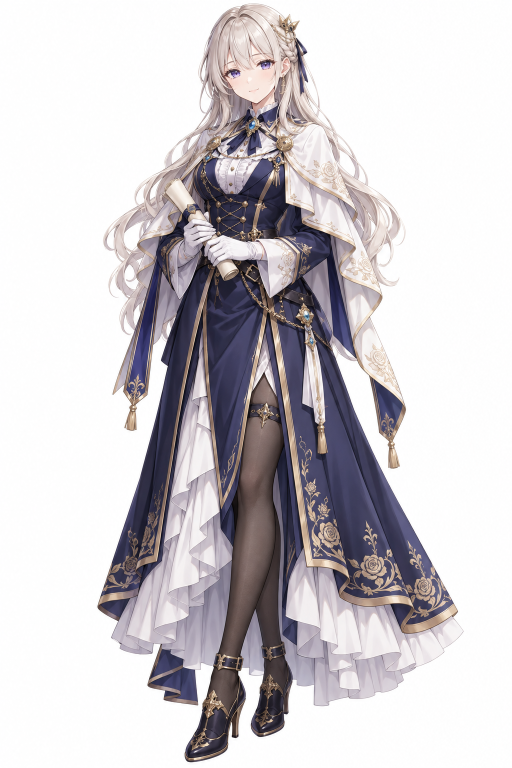
#> input picture assets/teacher/raw/full.png, 1024 x 1536 px (shown at 1/2 size); the run also reads 1 picture not shown here
$ python process_expressions.py
#> lines starting #> are read from the running program, lines starting #| are printed output that depends on the picture
### tools/process_royal_assets.py
#!/usr/bin/env python3
"""课刻 ClassTick · 皇室素材后处理

输入：assets/royal/raw/*.png（gpt-image-2 生成）
输出：
  assets/royal/*.webp  —— 城堡主视觉、羊皮纸、四角花纹、皇冠、蜡封、分隔纹、玫瑰窗
  icons/*.png          —— 应用图标（192/512/maskable/apple/badge/favicon/preview）

用法：python tools/process_royal_assets.py
"""
import os

import numpy as np
from PIL import Image, ImageDraw

HERE = os.path.dirname(os.path.abspath(__file__))
ROOT = os.path.dirname(HERE)
RAW = os.path.join(ROOT, "assets", "royal", "raw")
OUT = os.path.join(ROOT, "assets", "royal")
ICONS = os.path.join(ROOT, "icons")


def load(name):
    return Image.open(os.path.join(RAW, name)).convert("RGBA")


def flood_white_to_alpha(img, thresh=30):
    """从四边和白底连通的区域填充为透明（适合实心物体，如蜡封）。"""
    img = img.copy()
    w, h = img.size
    px = img.load()
    seeds = [(0, 0), (w - 1, 0), (0, h - 1), (w - 1, h - 1),
             (w // 2, 0), (w // 2, h - 1), (0, h // 2), (w - 1, h // 2)]
    for seed in seeds:
        r, g, b, a = px[seed]
        if r > 235 and g > 235 and b > 235:
            ImageDraw.floodfill(img, seed, (0, 0, 0, 0), thresh=thresh)
    return img


# [120 lines left out: functions white_to_alpha, trim, fit, save_webp, corner_variants, make_icons and 1 more, not called in this run]


# [2 lines that do not run on import are left out]

### tools/process_expressions.py
#!/usr/bin/env python3
"""把 Sunburst 生成的表情帧对齐到 full.webp 的画布并输出 WebP。"""
import os
import sys

from PIL import Image

HERE = os.path.dirname(os.path.abspath(__file__))
ROOT = os.path.dirname(HERE)
sys.path.insert(0, HERE)
from process_royal_assets import flood_white_to_alpha  # noqa: E402

RAW = os.path.join(ROOT, "assets", "teacher", "raw")
OUT = os.path.join(ROOT, "assets", "teacher")

full = Image.open(os.path.join(RAW, "full.png")).convert("RGBA")
bbox = flood_white_to_alpha(full, thresh=24).getbbox()
#> the loop in flood_white_to_alpha, `for seed in seeds:` made 8 passes
#> (r, g, b, a) on passes 1 to 8: (253, 253, 255, 255), (0, 0, 0, 0), (0, 0, 0, 0), (0, 0, 0, 0), (0, 0, 0, 0), (0, 0, 0, 0), (0, 0, 0, 0), (0, 0, 0, 0)
#> bbox = (194, 6, 928, 1525)
target = Image.open(os.path.join(OUT, "full.webp")).size
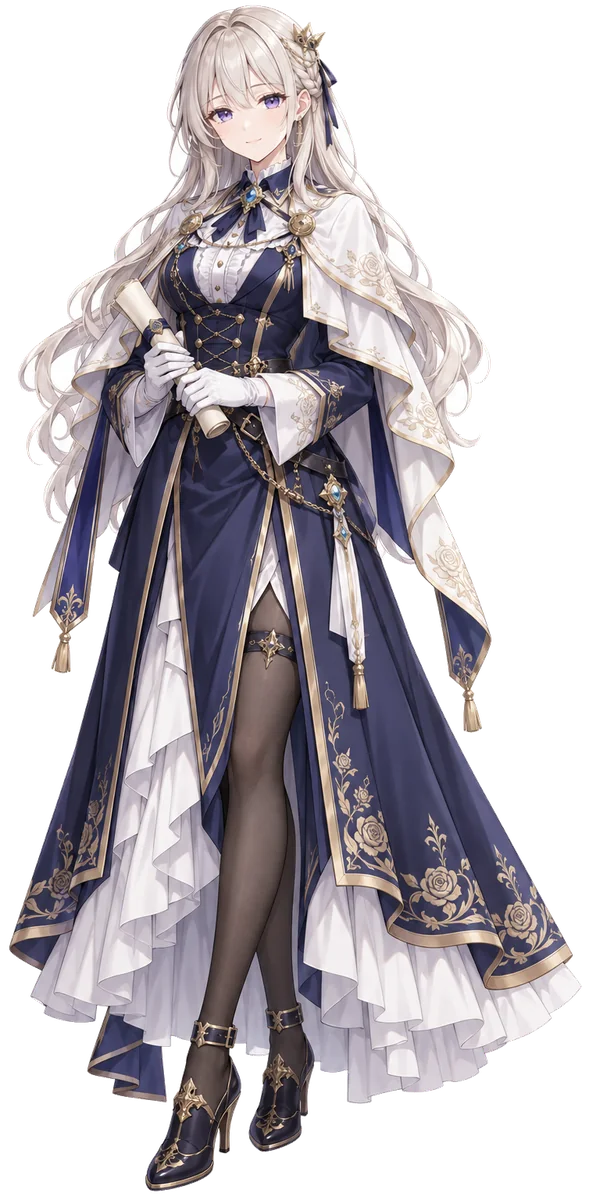
#> input picture assets/teacher/full.webp, 590 x 1200 px
print("full bbox:", bbox, "target:", target)
#| full bbox: (194, 6, 928, 1525) target: (590, 1200)

for name, out_name in (("full-blink.png", "full-blink.webp"),
                       ("full-talk.png", "full-talk.webp"),
                       ("full-smile.png", "full-smile.webp")):
    im = Image.open(os.path.join(RAW, name)).convert("RGBA")
    cut = flood_white_to_alpha(im, thresh=24).crop(bbox).resize(target, Image.LANCZOS)
#> the loop in flood_white_to_alpha (call 2), `for seed in seeds:` made 8 passes
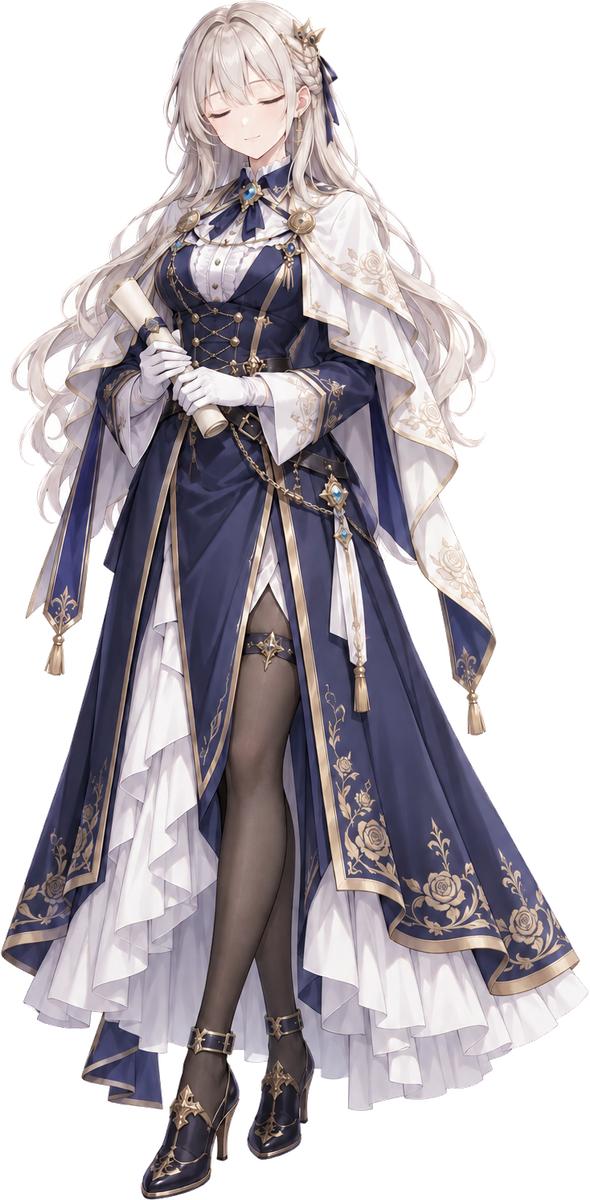
#> cut: PIL image 590x1200 RGBA; mean R, G, B, A 88.2, 82.7, 87.8, 151.7; transparent parts drawn white
    path = os.path.join(OUT, out_name)
    cut.save(path, "WEBP", quality=82, method=6)
    print("  [webp] %-20s %4dx%-5d %6.1f KB" % (out_name, cut.width, cut.height, os.path.getsize(path) / 1024))
#|   [webp] full-blink.webp       590x1200   107.6 KB
#> pass 2 of the loop `for name, out_name in (("full-blink.png", "full-blink.webp"),`:
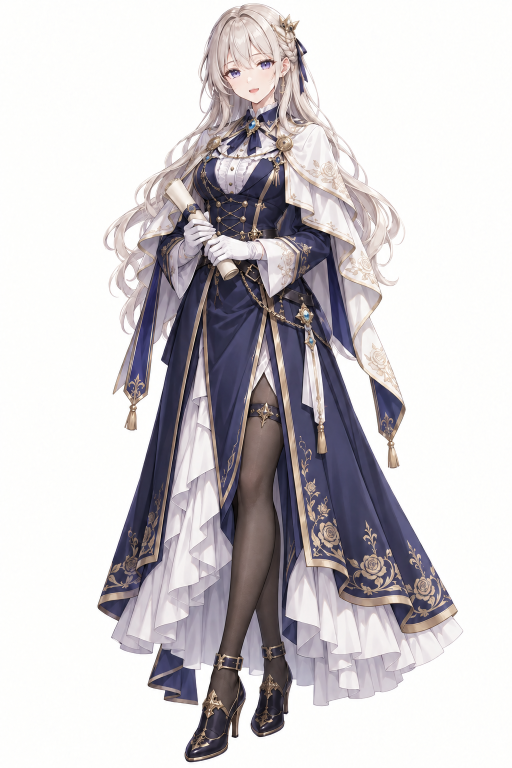
#> input picture assets/teacher/raw/full-talk.png, 1024 x 1536 px (shown at 1/2 size)
#> `cut = flood_white_to_alpha(im, thresh=24).crop(bbox).resize(target, Im..`:
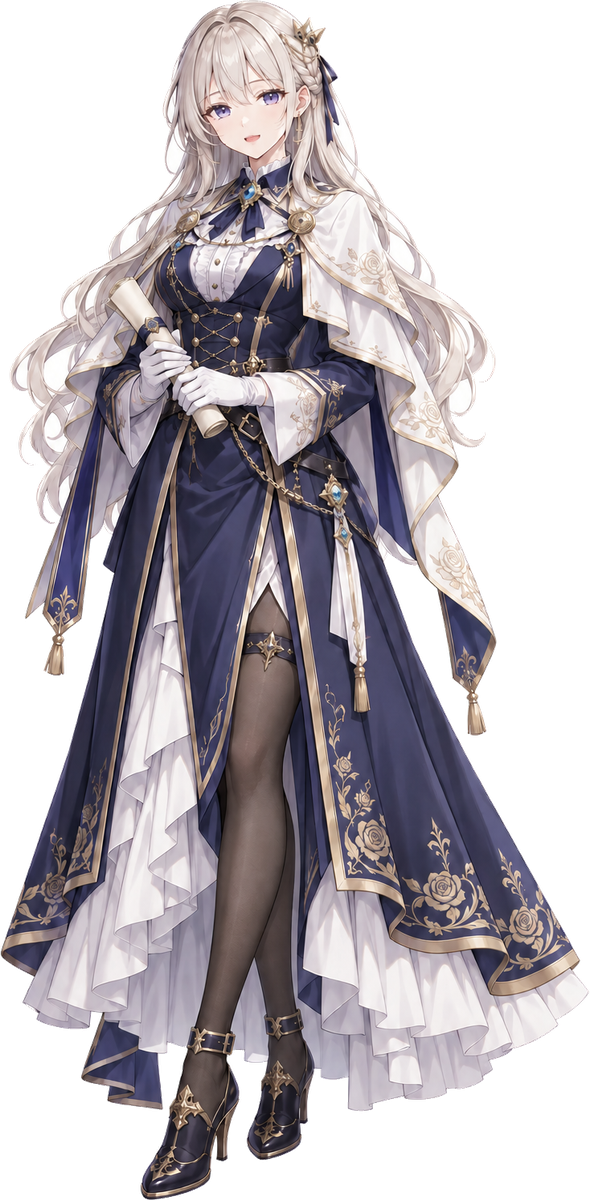
#> cut: PIL image 590x1200 RGBA; mean R, G, B, A 86.6, 81.1, 86, 151.9; transparent parts drawn white
#|   [webp] full-talk.webp        590x1200   112.6 KB
#> (the run stopped early here; a loop or call above may not have finished)
